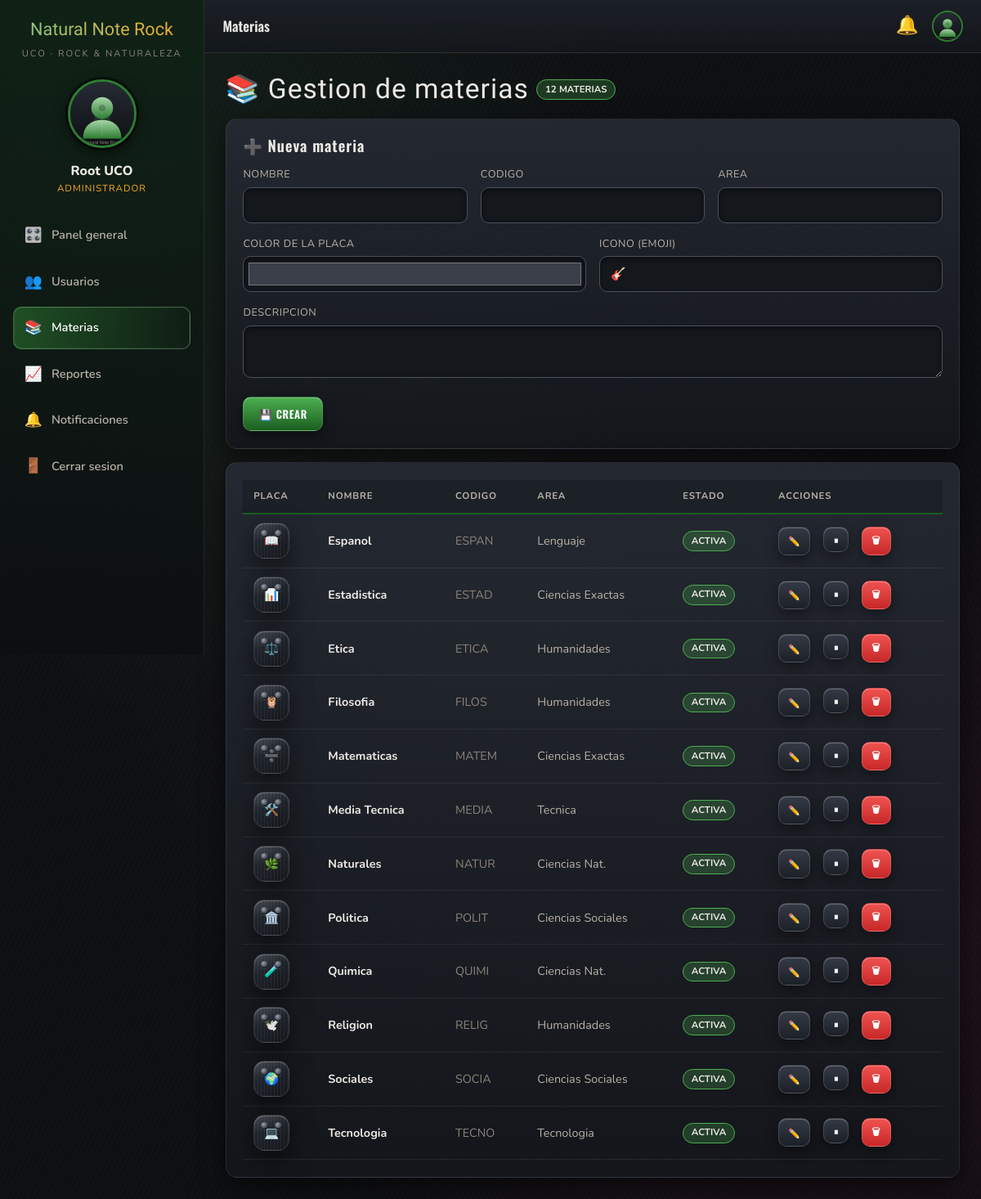
Page /admin/materias.php (signed in) on the committed database.
### tables this page shows
CREATE TABLE usuarios (
    id              INT AUTO_INCREMENT PRIMARY KEY,
    nombre          VARCHAR(80)  NOT NULL,
    apellido        VARCHAR(80)  NOT NULL,
    username        VARCHAR(50)  NOT NULL UNIQUE,
    email           VARCHAR(120) NOT NULL UNIQUE,
    password_hash   VARCHAR(255) NOT NULL,
    rol             ENUM('administrador','profesor','estudiante') NOT NULL,
    foto            VARCHAR(255) DEFAULT NULL,
    activo          TINYINT(1)   NOT NULL DEFAULT 1,
    ultimo_acceso   DATETIME     DEFAULT NULL,
    creado_en       TIMESTAMP    DEFAULT CURRENT_TIMESTAMP,
    actualizado_en  TIMESTAMP    DEFAULT CURRENT_TIMESTAMP ON UPDATE CURRENT_TIMESTAMP,
    INDEX idx_usuarios_rol (rol)
);

CREATE TABLE materias (
    id          INT AUTO_INCREMENT PRIMARY KEY,
    nombre      VARCHAR(80) NOT NULL UNIQUE,
    codigo      VARCHAR(20) NOT NULL UNIQUE,
    area        VARCHAR(60),
    descripcion TEXT,
    color       VARCHAR(20) DEFAULT '#3a3f4a',
    icono       VARCHAR(10) DEFAULT '🎸',
    activo      TINYINT(1)  NOT NULL DEFAULT 1
);

### config/config.php (called while the page is built, shortened)
<?php
function url(string $path = ''): string
{
    return BASE_PATH . ltrim($path, '/');
}
function asset(string $path): string
{
    return url('assets/' . ltrim($path, '/'));
}
function e(?string $valor): string
{
    return htmlspecialchars((string) $valor, ENT_QUOTES, 'UTF-8');
}
spl_autoload_register(static function (string $clase): void {
    $prefijo = 'App\\';
    $relativa = str_replace('\\', '/', substr($clase, strlen($prefijo)));
    $archivo  = APP_ROOT . '/src/' . $relativa . '.php';
});

### includes/guard.php (called while the page is built, shortened)
<?php
require_once __DIR__ . '/../config/config.php';
$rolesPermitidos = $rolesPermitidos ?? [];
$usuario = $rolesPermitidos
    ? Auth::requerirRol(...$rolesPermitidos)
    : Auth::requerirLogin();

### src/Models/Usuario.php (called while the page is built, shortened)
<?php
abstract class Usuario extends Model implements Autenticable, Notificable
{
    protected string $nombre = '';
    protected string $apellido = '';
    protected string $rol = '';
    public static function desdeFila(array $fila): Usuario
    {
        $usuario = match ($fila['rol']) {
            'administrador' => new Administrador(),
            'profesor'      => new Profesor(),
            default         => new Estudiante(),
        };
        $usuario->id           = (int) $fila['id'];
        $usuario->nombre       = $fila['nombre'];
        $usuario->apellido     = $fila['apellido'];
        $usuario->username     = $fila['username'];
        $usuario->email        = $fila['email'];
        $usuario->passwordHash = $fila['password_hash'];
        $usuario->rol          = $fila['rol'];
        $usuario->foto         = $fila['foto'] ?: null;
        $usuario->activo       = (bool) $fila['activo'];
        $usuario->hidratarExtra();
        return $usuario;
    }
    public static function buscarPorId(int $id): ?Usuario
    {
        $db = Database::getInstancia()->getConexion();
        $stmt = $db->prepare('SELECT * FROM usuarios WHERE id = :id AND activo = 1 LIMIT 1');
        $stmt->execute([':id' => $id]);
        $fila = $stmt->fetch();
        return $fila ? self::desdeFila($fila) : null;
    }
    public function getRol(): string
    {
        return $this->rol;
    }
    public function getNombreCompleto(): string { return trim($this->nombre . ' ' . $this->apellido); }
    public function getFotoUrl(): string
    {
        return asset('img/avatar_default.svg');
    }
}

### src/Support/Auth.php (called while the page is built, shortened)
<?php
final class Auth
{
    public static function usuario(): ?Usuario
    {
        $id = $_SESSION['usuario_id'] ?? null;
        return Usuario::buscarPorId((int) $id);
    }
    public static function requerirLogin(): Usuario
    {
        $usuario = self::usuario();
        return $usuario;
    }
    public static function requerirRol(string ...$roles): Usuario
    {
        $usuario = self::requerirLogin();
        return $usuario;
    }
}

### src/Core/Database.php (called while the page is built, shortened)
<?php
final class Database
{
    private static ?Database $instancia = null;
    private PDO $pdo;
    private function __construct()
    {
        $dsn = sprintf(
            'mysql:host=%s;port=%s;dbname=%s;charset=%s',
            DB_HOST,
            DB_PORT,
            DB_NAME,
            DB_CHARSET
        );
        try {
            $this->pdo = new PDO($dsn, DB_USER, DB_PASS, [
                PDO::ATTR_ERRMODE            => PDO::ERRMODE_EXCEPTION,
                PDO::ATTR_DEFAULT_FETCH_MODE => PDO::FETCH_ASSOC,
                PDO::ATTR_EMULATE_PREPARES   => false,
            ]);
        } catch (PDOException $e) {
            throw new RuntimeException(
                'No fue posible conectar a la base de datos: ' . $e->getMessage()
            );
        }
    }
    public static function getInstancia(): Database
    {
        if (self::$instancia === null) {
            self::$instancia = new self();
        }
        return self::$instancia;
    }
    public function getConexion(): PDO
    {
        return $this->pdo;
    }
}

### src/Models/Administrador.php (called while the page is built, shortened)
<?php
final class Administrador extends Usuario
{
    public function menu(): array
    {
        return [
            ['titulo' => 'Panel general', 'url' => url('admin/dashboard.php'), 'icono' => '🎛️'],
            ['titulo' => 'Usuarios',      'url' => url('admin/usuarios.php'),  'icono' => '👥'],
            ['titulo' => 'Materias',      'url' => url('admin/materias.php'),  'icono' => '📚'],
            ['titulo' => 'Reportes',      'url' => url('admin/reportes.php'),  'icono' => '📈'],
            ['titulo' => 'Notificaciones','url' => url('notificaciones.php'),  'icono' => '🔔'],
        ];
    }
}

### src/Core/Model.php (called while the page is built, shortened)
<?php
abstract class Model
{
    protected PDO $db;
    protected string $tabla = '';
    public function __construct()
    {
        $this->db = Database::getInstancia()->getConexion();
    }
    public function all(string $orden = 'id ASC'): array
    {
        $sql = "SELECT * FROM {$this->tabla} ORDER BY {$orden}";
        return $this->db->query($sql)->fetchAll();
    }
}

### admin/materias.php (the view, shortened to what this page needs)
<?php
$rolesPermitidos = ['administrador'];
require_once __DIR__ . '/../includes/guard.php';
$modelo = new Materia();
$editando = null;
$materias = $modelo->all('nombre');
$pageTitle = 'Materias';
$activo = url('admin/materias.php');
require __DIR__ . '/../includes/header.php';
?>
<div class="titulo-seccion"><h2>📚 Gestion de materias</h2>
    <span class="chip chip-verde"><?= count($materias) ?> materias</span>
</div>
<div class="card mb">
    <h3><?= $editando ? '✏️ Editar materia' : '➕ Nueva materia' ?></h3>
    <form method="post" class="mt">
        <div class="form-row">
            <div class="form-group"><label>Nombre</label>
                <input name="nombre" value="<?= e($editando['nombre'] ?? '') ?>" required></div>
            <div class="form-group"><label>Codigo</label>
                <input name="codigo" value="<?= e($editando['codigo'] ?? '') ?>" maxlength="20" required></div>
            <div class="form-group"><label>Area</label>
                <input name="area" value="<?= e($editando['area'] ?? '') ?>"></div>
        </div>
        <div class="form-row">
            <div class="form-group"><label>Color de la placa</label>
                <input type="color" name="color" value="<?= e($editando['color'] ?? '#3a3f4a') ?>"
                       style="height:44px;padding:.2rem"></div>
            <div class="form-group"><label>Icono (emoji)</label>
                <input name="icono" value="<?= e($editando['icono'] ?? '🎸') ?>" maxlength="6"></div>
        </div>
        <div class="form-group"><label>Descripcion</label>
            <textarea name="descripcion" rows="2"><?= e($editando['descripcion'] ?? '') ?></textarea></div>
        <div class="flex gap">
            <button class="btn btn-verde">💾 <?= $editando ? 'Actualizar' : 'Crear' ?></button>
        </div>
    </form>
</div>
<div class="card">
    <table class="tabla">
        <thead><tr><th>Placa</th><th>Nombre</th><th>Codigo</th><th>Area</th><th>Estado</th><th>Acciones</th></tr></thead>
        <tbody>
        <?php foreach ($materias as $m): ?>
            <tr>
                <td>
                    <span class="placa" style="--mat: <?= e($m['color']) ?>;display:inline-grid;place-items:center;width:44px;height:44px;padding:0">
                        <?= $m['icono'] ?>
                    </span>
                </td>
                <td><strong><?= e($m['nombre']) ?></strong></td>
                <td class="text-dim"><?= e($m['codigo']) ?></td>
                <td class="text-soft"><?= e($m['area']) ?></td>
                <td><span class="chip <?= $m['activo'] ? 'chip-verde' : 'chip-rojo' ?>"><?= $m['activo'] ? 'activa' : 'inactiva' ?></span></td>
                <td>
                    <div class="flex gap">
                        <a class="btn btn-sm" href="<?= url('admin/materias.php?editar=' . (int) $m['id']) ?>">✏️</a>
                        <form method="post">
                            <button class="btn btn-sm"><?= $m['activo'] ? '⏸' : '▶' ?></button>
                        </form>
                        <form method="post" onsubmit="return confirm('¿Eliminar la materia y sus notas?');">
                            <button class="btn btn-sm btn-rojo">🗑</button>
                        </form>
                    </div>
                </td>
            </tr>
        <?php endforeach; ?>
        </tbody>
    </table>
</div>
<?php require __DIR__ . '/../includes/footer.php'; ?>

### includes/header.php (shortened to what this page needs)
<?php
$pageTitle = $pageTitle ?? APP_NAME;
$activo    = $activo ?? '';
?>
<!DOCTYPE html>
<html lang="es">
<head>
    <link rel="stylesheet" href="<?= asset('css/style.css') ?>">
    <link rel="stylesheet" href="<?= asset('css/garden.css') ?>">
</head>
<body>
<div class="app">
    <aside class="sidebar" id="sidebar">
        <div class="brand"><?= e(APP_NAME) ?></div>
        <div class="brand-sub"><?= e(APP_ORG) ?> · ROCK & NATURALEZA</div>
        <div class="perfil-mini">
            <img src="<?= e($usuario->getFotoUrl()) ?>" alt="Foto de perfil">
            <div class="nombre"><?= e($usuario->getNombreCompleto()) ?></div>
            <div class="rol"><?= e($usuario->getRol()) ?></div>
        </div>
        <nav>
            <?php foreach ($usuario->menu() as $item): ?>
                <a class="nav-item <?= $activo === $item['url'] ? 'activo' : '' ?>"
                   href="<?= e($item['url']) ?>">
                    <span class="ico"><?= $item['icono'] ?></span>
                    <span><?= e($item['titulo']) ?></span>
                </a>
            <?php endforeach; ?>
            <a class="nav-item" href="<?= url('logout.php') ?>">
                <span class="ico">🚪</span><span>Cerrar sesion</span>
            </a>
        </nav>
    </aside>
    <div class="main">
        <header class="topbar">
            <div class="flex center gap">
                <span class="titulo"><?= e($pageTitle) ?></span>
            </div>
            <div class="topbar-acciones">
                <a class="campana" href="<?= url('notificaciones.php') ?>" title="Notificaciones">
                    🔔
                </a>
                <img src="<?= e($usuario->getFotoUrl()) ?>" alt="avatar"
                     style="width:38px;height:38px;border-radius:50%;object-fit:cover;border:2px solid var(--green-500)">
            </div>
        </header>
        <main class="content">

### rows in the picture
usuarios: $usuario->getNombreCompleto() "Root UCO", rol "ADMINISTRADOR"
materias: icono "📖", nombre "Espanol", codigo "ESPAN", area "Lenguaje", activo "ACTIVA"
materias: icono "📊", nombre "Estadistica", codigo "ESTAD", area "Ciencias Exactas", activo "ACTIVA"
materias: icono "⚖️", nombre "Etica", codigo "ETICA", area "Humanidades", activo "ACTIVA"
materias: icono "🦉", nombre "Filosofia", codigo "FILOS", area "Humanidades", activo "ACTIVA"
materias: icono "➗", nombre "Matematicas", codigo "MATEM", area "Ciencias Exactas", activo "ACTIVA"
materias: icono "🛠️", nombre "Media Tecnica", codigo "MEDIA", area "Tecnica", activo "ACTIVA"
materias: icono "🌿", nombre "Naturales", codigo "NATUR", area "Ciencias Nat.", activo "ACTIVA"
materias: icono "🏛️", nombre "Politica", codigo "POLIT", area "Ciencias Sociales", activo "ACTIVA"
materias: icono "🧪", nombre "Quimica", codigo "QUIMI", area "Ciencias Nat.", activo "ACTIVA"
materias: icono "🕊️", nombre "Religion", codigo "RELIG", area "Humanidades", activo "ACTIVA"
materias: icono "🌍", nombre "Sociales", codigo "SOCIA", area "Ciencias Sociales", activo "ACTIVA"
materias: icono "💻", nombre "Tecnologia", codigo "TECNO", area "Tecnologia", activo "ACTIVA"

### other values in the picture
APP_ORG "UCO"
$item['icono'] "🎛️"
$item['titulo'] "Panel general"
$item['icono'] "👥"
$item['titulo'] "Usuarios"
$item['icono'] "📚"
$item['titulo'] "Materias"
$item['icono'] "📈"
$item['titulo'] "Reportes"
$item['icono'] "🔔"
$item['titulo'] "Notificaciones"
$pageTitle "Materias"
count($materias) "12"
